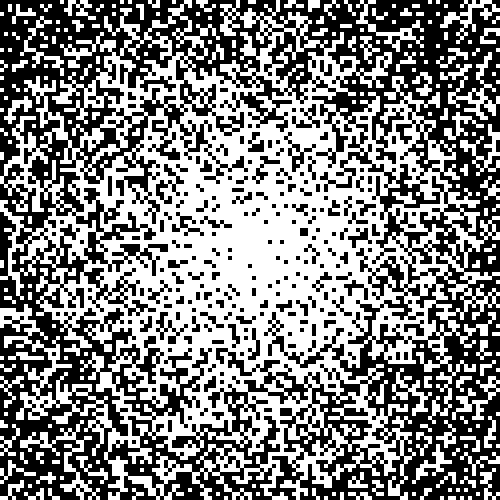
Frame 1 (no input)
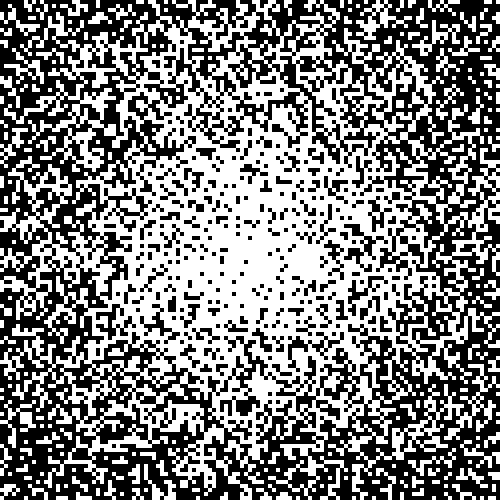
Frame 60 (the mouse pressed at the canvas centre just before this capture)
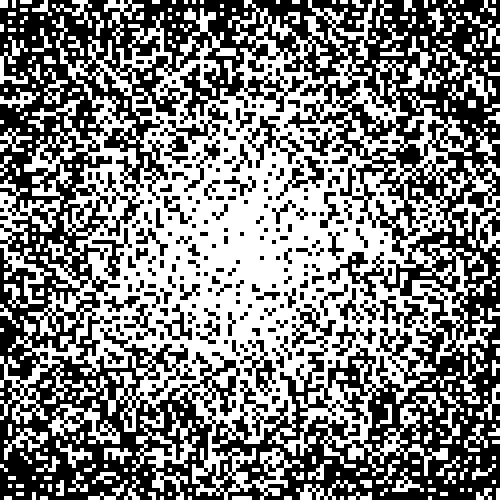
Frame 120 (the mouse held since frame 60 and released just before this capture)

The Processing sketch that drew these frames (run headless with seeded random() and noise(); from frame 60 on, the mouse is pressed at the canvas centre):

// Processing sketch: processing_149704
// ── processing_149704.pde

void setup(){
 size(500,500);
}

void draw(){
 background(0);
 noStroke();fill(255);
 float masxse =dist(width/2, height/2,0, 0);
 for(int a=0;a<width;a+=4){
 for(int b=0;b<height;b+=4){
   float d=dist(width/2, height/2, a, b);
   if(random(masxse)*(random(0.2,0.9))>random(d)){
     rect(a,b,4,4);
   }
 } 
 } 
}
